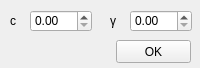
<?xml version="1.0" encoding="UTF-8"?>
<ui version="4.0">
 <class>dsc_ui</class>
 <widget class="QWidget" name="dsc_ui">
  <property name="geometry">
   <rect>
    <x>0</x>
    <y>0</y>
    <width>200</width>
    <height>68</height>
   </rect>
  </property>
  <property name="windowTitle">
   <string>Compressão de Escala Dinâmica</string>
  </property>
  <widget class="QLabel" name="label">
   <property name="geometry">
    <rect>
     <x>10</x>
     <y>10</y>
     <width>16</width>
     <height>21</height>
    </rect>
   </property>
   <property name="text">
    <string>c</string>
   </property>
  </widget>
  <widget class="QDoubleSpinBox" name="cSpinBox">
   <property name="geometry">
    <rect>
     <x>30</x>
     <y>10</y>
     <width>62</width>
     <height>22</height>
    </rect>
   </property>
  </widget>
  <widget class="QLabel" name="label_2">
   <property name="geometry">
    <rect>
     <x>110</x>
     <y>10</y>
     <width>16</width>
     <height>21</height>
    </rect>
   </property>
   <property name="layoutDirection">
    <enum>Qt::LeftToRight</enum>
   </property>
   <property name="text">
    <string>γ</string>
   </property>
  </widget>
  <widget class="QDoubleSpinBox" name="gSpinBox">
   <property name="geometry">
    <rect>
     <x>130</x>
     <y>10</y>
     <width>62</width>
     <height>22</height>
    </rect>
   </property>
  </widget>
  <widget class="QPushButton" name="okButton">
   <property name="geometry">
    <rect>
     <x>116</x>
     <y>40</y>
     <width>75</width>
     <height>23</height>
    </rect>
   </property>
   <property name="text">
    <string>OK</string>
   </property>
  </widget>
 </widget>
 <resources/>
 <connections/>
</ui>
